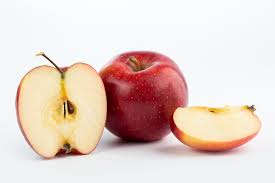
#> input picture original/apel.jpg, 275 x 183 px
$ python -i image_operations.py   (imports and definitions only)
#> lines starting #> are read from the running program, lines starting #| are printed output that depends on the picture
#> further down, picture is the input picture: PIL image 275x183 RGB; mean R, G, B 228.7, 210, 202.4
from PIL import Image, ImageOps
import numpy as np
import matplotlib.pyplot as plt
from scipy.ndimage import convolve, binary_erosion

class ImageOpsCustom:
    def to_grayscale(self, img):
        return ImageOps.grayscale(img)

    def to_binary(self, img):
        gray = ImageOps.grayscale(img)
        return gray.point(lambda x: 255 if x > 128 else 0)

    def arit_add(self, img): return self._apply_arit(img, lambda x: x + 50)

    def _apply_arit(self, img, func):
        arr = np.array(img).astype(np.float32)
        result = np.clip(func(arr), 0, 255)
        return Image.fromarray(result.astype(np.uint8))


    def logic_or(self, img): return self._logic(img, np.bitwise_or)


    def _logic(self, img, op):
        arr = np.array(img)
        masker = np.full(arr.shape, 128, dtype=np.uint8)
        return Image.fromarray(op(arr, masker))

    def blur(self, img):
        arr = np.array(img).astype(np.float32)
        kernel = np.ones((3, 3)) / 9
        for c in range(3):
            arr[:, :, c] = convolve(arr[:, :, c], kernel)
        return Image.fromarray(np.clip(arr, 0, 255).astype(np.uint8))

    def erosi(self, img, se_type="se1"):
        gray = ImageOps.grayscale(img)
        binary = np.array(gray.point(lambda x: 1 if x > 128 else 0, '1')).astype(bool)
        if se_type == "se1":
            se = np.ones((3,3), dtype=bool)
        else:
            se = np.array([[0,1,0],[1,1,1],[0,1,0]], dtype=bool)
        eroded = binary_erosion(binary, structure=se).astype(np.uint8) * 255
        return Image.fromarray(eroded)

    def show_histogram_combined(self, img):
        gray = img.convert('L')
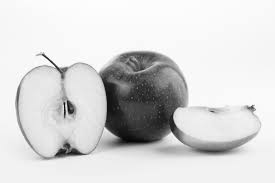
#> gray: PIL image 275x183 L; min 5, max 255, mean 214.8
        r, g, b = img.split()
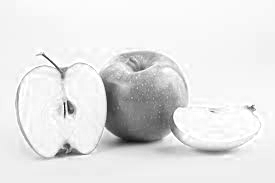
#> r: PIL image 275x183 L; min 16, max 255, mean 228.7
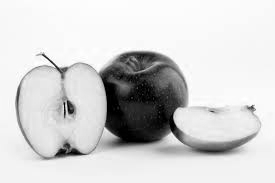
#> g: PIL image 275x183 L; min 0, max 255, mean 210
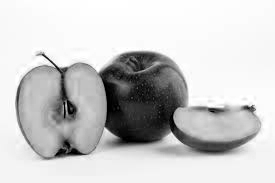
#> b: PIL image 275x183 L; min 0, max 255, mean 202.4

        plt.figure(figsize=(10, 5))


        plt.subplot(1, 2, 1)
        plt.title("Grayscale Histogram")
        plt.plot(gray.histogram(), color='black')


        plt.subplot(1, 2, 2)
        plt.title("RGB Histogram")
        plt.plot(r.histogram(), color='red', label='Red')
        plt.plot(g.histogram(), color='green', label='Green')
        plt.plot(b.histogram(), color='blue', label='Blue')
        plt.legend()

        plt.tight_layout()
        plt.show()
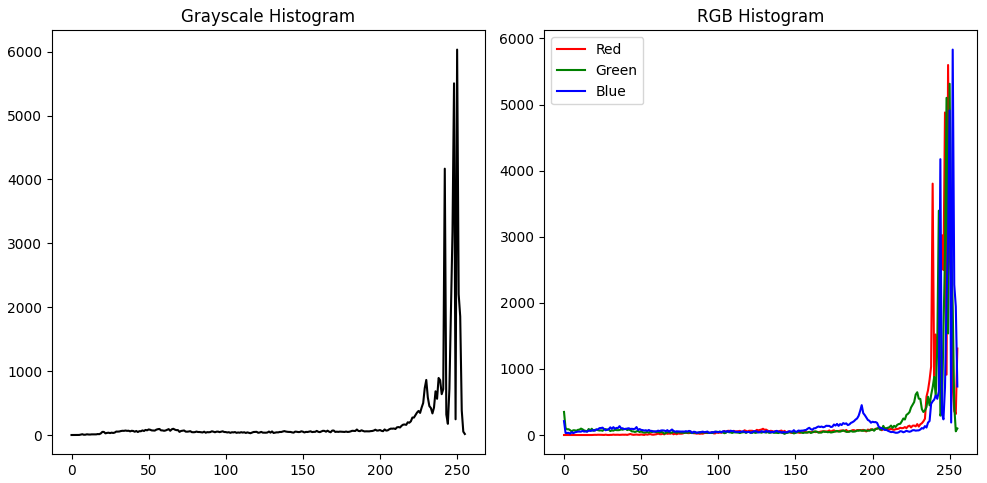
#> figure drawn by matplotlib, 2 panels; panel 1: curve peaks at x = 250, y = 6033; panel 2: curve peaks at x = 249, y = 5598; panel 2: curve peaks at x = 250, y = 5314; panel 2: curve peaks at x = 252, y = 5831

>>> from PIL import Image
>>> picture = Image.open('../original/apel.jpg')
>>> result = ImageOpsCustom().show_histogram_combined(picture)
